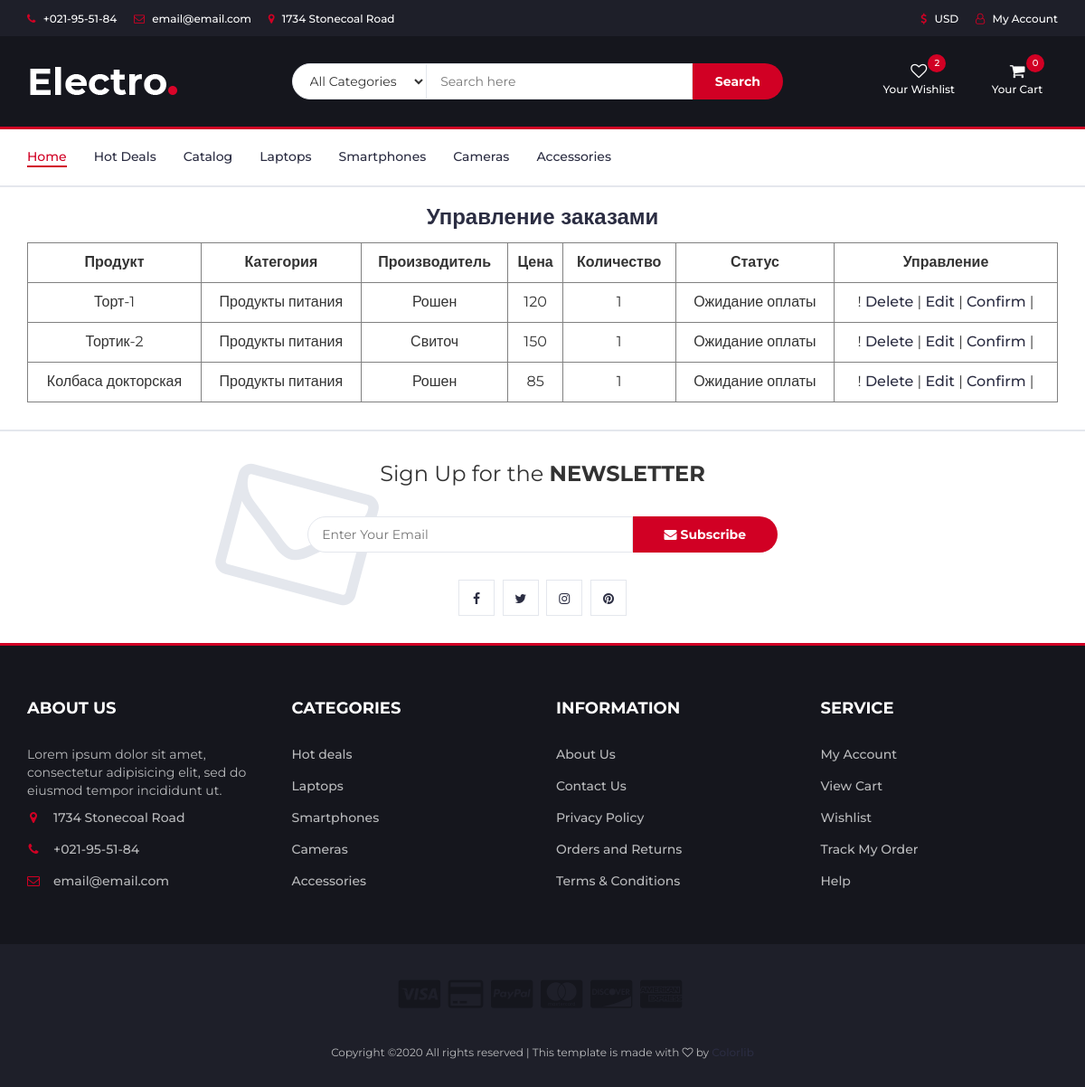
/basket/ (signed in), run on an earlier commit of the app's database.
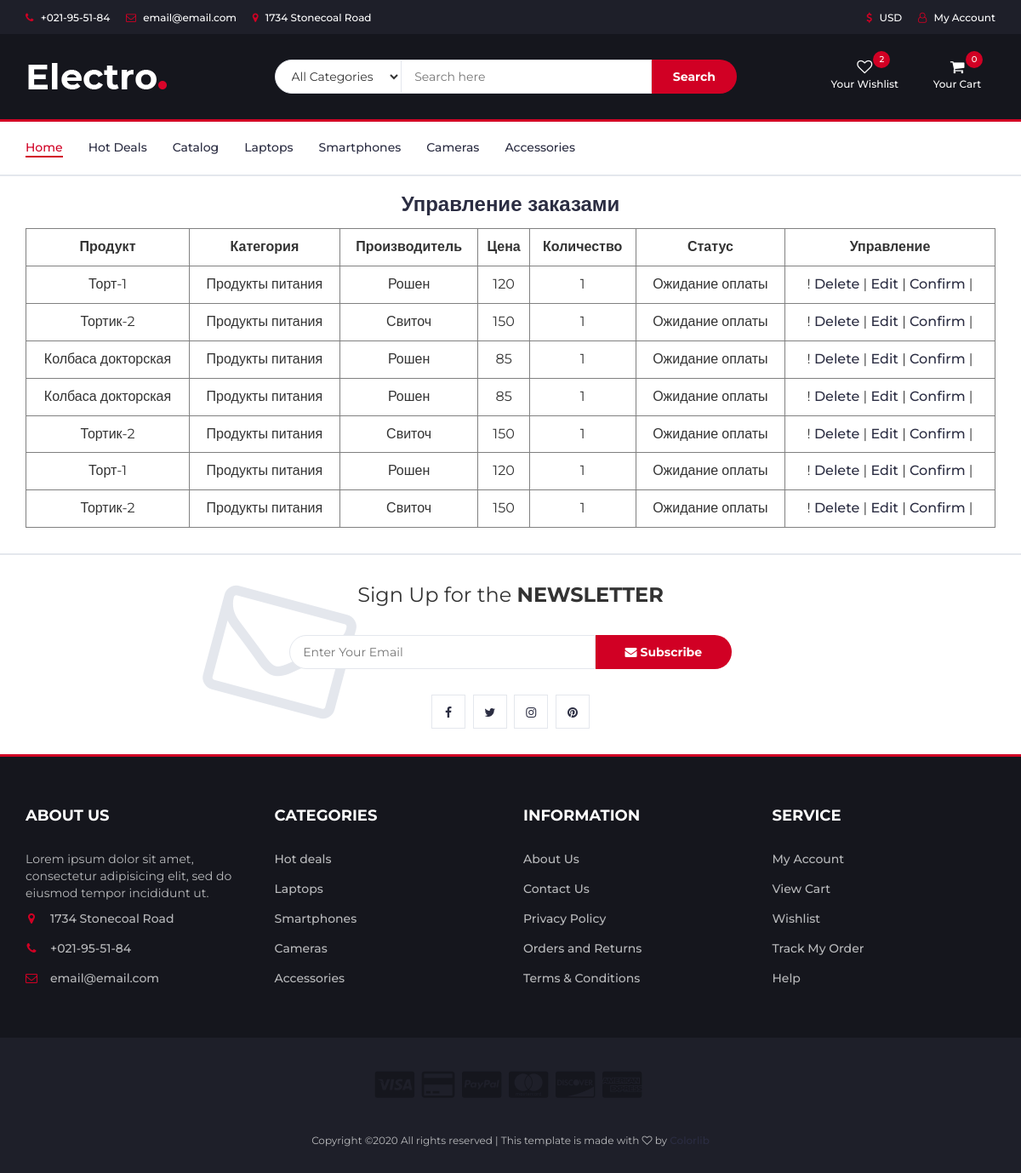
And on a later commit of the database.
### basket/models.py (models this page shows)
class Order(models.Model):
    count = models.PositiveIntegerField()
    status = models.ForeignKey(Status, on_delete=models.CASCADE)
    product = models.ForeignKey(Product, on_delete=models.CASCADE)
    user = models.ForeignKey(User, on_delete=models.CASCADE)

class Status(models.Model):
    name = models.CharField(max_length=255)

### catalog/models.py (models this page shows)
class Product(models.Model):
    name = models.CharField(max_length=255)
    price = models.PositiveIntegerField()
    count = models.PositiveIntegerField()
    description = models.TextField(max_length=512)
    photo = models.FileField(upload_to='goods_photo/')
    producer = models.ForeignKey(Producer, on_delete=models.CASCADE)
    category = models.ForeignKey(Category, on_delete=models.CASCADE)

class Category(models.Model):
    name = models.CharField(max_length=255)

class Producer(models.Model):
    name = models.CharField(max_length=255)

### basket/views.py (the view)
# urls.py: path('', index),
def index(request):
    uid = request.user.id
    orders = Order.objects.filter(user_id=uid)
    data = dict()
    data['orders'] = orders
    return render(request, 'basket/index.html', context=data)

### templates/basket/index.html (shortened to what this page needs)
{% extends 'layouts/base.html' %}
{% block content %}
    {% load static %}
    <link rel="stylesheet" href="{% static 'css/basket.css' %}">
    <div id="basket" class="container">
        <h3>Управление заказами</h3>
        <table border="1">
            <tr>
                <th>Продукт</th>
                <th>Категория</th>
                <th>Производитель</th>
                <th>Цена</th>
                <th>Количество</th>
                <th>Статус</th>
                <th>Управление</th>
            </tr>
            {% for order in orders %}
                <tr>
                    <td>{{ order.product.name }}</td>
                    <td>{{ order.product.category.name }}</td>
                    <td>{{ order.product.producer.name }}</td>
                    <td>{{ order.product.price }}</td>
                    <td>{{ order.count }}</td>
                    <td>{{ order.status.name }}</td>
                    <td>
                        !
                        <a href="/basket/delete/{{ order.id }}">Delete</a>
                        |
                        <a href="/basket/edit/{{ order.id }}">Edit</a>
                        |
                        <a href="/basket/confirm/{{ order.id }}">Confirm</a>
                        |
                    </td>
                </tr>
            {% endfor %}
        </table>
    </div>
{% endblock content %}

### templates/layouts/base.html (shortened to what this page needs)
<!DOCTYPE html>
{% load static %}
<html lang="en">
	<head>
		<link type="text/css" rel="stylesheet" href="{% static 'css/bootstrap.min.css' %}"/>
		<link type="text/css" rel="stylesheet" href="{% static 'css/slick.css' %}"/>
		<link type="text/css" rel="stylesheet" href="{% static 'css/slick-theme.css' %}"/>
		<link type="text/css" rel="stylesheet" href="{% static 'css/nouislider.min.css' %}"/>
		<link rel="stylesheet" href="{% static 'css/font-awesome.min.css' %}">
		<link type="text/css" rel="stylesheet" href="{% static 'css/style.css' %}"/>
    </head>
	<body>
		<header>
			<div id="top-header">
				<div class="container">
					<ul class="header-links pull-left">
						<li><a href="#"><i class="fa fa-phone"></i> +021-95-51-84</a></li>
						<li><a href="#"><i class="fa fa-envelope-o"></i> email@email.com</a></li>
						<li><a href="#"><i class="fa fa-map-marker"></i> 1734 Stonecoal Road</a></li>
					</ul>
					<ul class="header-links pull-right">
						<li><a href="#"><i class="fa fa-dollar"></i> USD</a></li>
						<li><a href="#"><i class="fa fa-user-o"></i> My Account</a></li>
					</ul>
				</div>
			</div>
			<div id="header">
				<div class="container">
					<div class="row">
						<div class="col-md-3">
							<div class="header-logo">
								<a href="#" class="logo">
									<img src="{% static 'img/logo.png' %}" alt="">
								</a>
							</div>
						</div>
						<div class="col-md-6">
							<div class="header-search">
								<form>
									<select class="input-select">
										<option value="0">All Categories</option>
									</select>
									<input class="input" placeholder="Search here">
									<button class="search-btn">Search</button>
								</form>
							</div>
						</div>
						<div class="col-md-3 clearfix">
							<div class="header-ctn">
								<div>
									<a href="#">
										<i class="fa fa-heart-o"></i>
										<span>Your Wishlist</span>
										<div class="qty">2</div>
									</a>
								</div>
								<div class="dropdown">
									<a class="dropdown-toggle" data-toggle="dropdown" aria-expanded="true">
										<i class="fa fa-shopping-cart"></i>
										<span>Your Cart</span>
										<div id="count" class="qty">0</div>
									</a>
								</div>
							</div>
						</div>
					</div>
				</div>
			</div>
		</header>
		<nav id="navigation">
			<div class="container">
				<div id="responsive-nav">
					<ul class="main-nav nav navbar-nav">
						<li class="active"><a href="/">Home</a></li>
						<li><a href="#">Hot Deals</a></li>
						<li><a href="/catalog">Catalog</a></li>
						<li><a href="#">Laptops</a></li>
						<li><a href="#">Smartphones</a></li>
						<li><a href="#">Cameras</a></li>
						<li><a href="#">Accessories</a></li>
					</ul>
				</div>
			</div>
		</nav>
		<main>
			{% block content %}{% endblock content %}
		</main>
		<div id="newsletter" class="section">
			<div class="container">
				<div class="row">
					<div class="col-md-12">
						<div class="newsletter">
							<p>Sign Up for the <strong>NEWSLETTER</strong></p>
							<form>
								<input class="input" type="email" placeholder="Enter Your Email">
								<button class="newsletter-btn"><i class="fa fa-envelope"></i> Subscribe</button>
							</form>
							<ul class="newsletter-follow">
								<li>
									<a href="#"><i class="fa fa-facebook"></i></a>
								</li>
								<li>
									<a href="#"><i class="fa fa-twitter"></i></a>
								</li>
								<li>
									<a href="#"><i class="fa fa-instagram"></i></a>
								</li>
								<li>
									<a href="#"><i class="fa fa-pinterest"></i></a>
								</li>
							</ul>
						</div>
					</div>
				</div>
			</div>
		</div>
		<footer id="footer">
			<div class="section">
				<div class="container">
					<div class="row">
						<div class="col-md-3 col-xs-6">
							<div class="footer">
								<h3 class="footer-title">About Us</h3>
								<p>Lorem ipsum dolor sit amet, consectetur adipisicing elit, sed do eiusmod tempor incididunt ut.</p>
								<ul class="footer-links">
									<li><a href="#"><i class="fa fa-map-marker"></i>1734 Stonecoal Road</a></li>
									<li><a href="#"><i class="fa fa-phone"></i>+021-95-51-84</a></li>
									<li><a href="#"><i class="fa fa-envelope-o"></i>email@email.com</a></li>
								</ul>
							</div>
						</div>
						<div class="col-md-3 col-xs-6">
							<div class="footer">
								<h3 class="footer-title">Categories</h3>
								<ul class="footer-links">
									<li><a href="#">Hot deals</a></li>
									<li><a href="#">Laptops</a></li>
									<li><a href="#">Smartphones</a></li>
									<li><a href="#">Cameras</a></li>
									<li><a href="#">Accessories</a></li>
								</ul>
							</div>
						</div>
						<div class="col-md-3 col-xs-6">
							<div class="footer">
								<h3 class="footer-title">Information</h3>
								<ul class="footer-links">
									<li><a href="#">About Us</a></li>
									<li><a href="#">Contact Us</a></li>
									<li><a href="#">Privacy Policy</a></li>
									<li><a href="#">Orders and Returns</a></li>
									<li><a href="#">Terms & Conditions</a></li>
								</ul>
							</div>
						</div>
						<div class="col-md-3 col-xs-6">
							<div class="footer">
								<h3 class="footer-title">Service</h3>
								<ul class="footer-links">
									<li><a href="#">My Account</a></li>
									<li><a href="#">View Cart</a></li>
									<li><a href="#">Wishlist</a></li>
									<li><a href="#">Track My Order</a></li>
									<li><a href="#">Help</a></li>
								</ul>
							</div>
						</div>
					</div>
				</div>
			</div>
			<div id="bottom-footer" class="section">
				<div class="container">
					<div class="row">
						<div class="col-md-12 text-center">
							<ul class="footer-payments">
								<li><a href="#"><i class="fa fa-cc-visa"></i></a></li>
								<li><a href="#"><i class="fa fa-credit-card"></i></a></li>
								<li><a href="#"><i class="fa fa-cc-paypal"></i></a></li>
								<li><a href="#"><i class="fa fa-cc-mastercard"></i></a></li>
								<li><a href="#"><i class="fa fa-cc-discover"></i></a></li>
								<li><a href="#"><i class="fa fa-cc-amex"></i></a></li>
							</ul>
							<span class="copyright">
								Copyright &copy;<script>document.write(new Date().getFullYear());</script> All rights reserved | This template is made with <i class="fa fa-heart-o" aria-hidden="true"></i> by <a href="https://colorlib.com" target="_blank">Colorlib</a>
							</span>
						</div>
					</div>
				</div>
			</div>
		</footer>
	</body>
</html>

### static/css/style.css (style rules this page uses)
body { font-family: 'Montserrat', sans-serif; font-weight: 400; color: #333; }
h1, h2, h3, h4, h5, h6 { color: #2B2D42; font-weight: 700; margin: 0 0 10px; }
a { color: #2B2D42; font-weight: 500; -webkit-transition: 0.2s color; transition: 0.2s color; }
ul, ol { margin: 0; padding: 0; list-style: none }
.input { height: 40px; padding: 0px 15px; border: 1px solid #E4E7ED; background-color: #FFF; width: 100%; }
.input-select { padding: 0px 15px; background: #FFF; border: 1px solid #E4E7ED; height: 40px; }
.section { padding-top: 30px; padding-bottom: 30px; }
#top-header { padding-top: 10px; padding-bottom: 10px; background-color: #1E1F29; }
.header-links li { display: inline-block; margin-right: 15px; font-size: 12px; }
.header-links li:last-child { margin-right: 0px; }
.header-links li a { color: #FFF; }
.header-links li i { color: #D10024; margin-right: 5px; }
#header { padding-top: 15px; padding-bottom: 15px; background-color: #15161D; }
.header-logo { float: left; }
.header-logo .logo img { display: block; }
.header-search { padding: 15px 0px; }
.header-search form { position: relative; }
.header-search form .input-select { margin-right: -4px; border-radius: 40px 0px 0px 40px; }
.header-search form .input { width: calc(100% - 260px); margin-right: -4px; }
.header-search form .search-btn { height: 40px; width: 100px; background: #D10024; color: #FFF; font-weight: 700; border: none; border-radius: 0px 40px 40px 0px; }
.header-ctn { float: right; padding: 15px 0px; }
.header-ctn>div { display: inline-block; }
.header-ctn>div+div { margin-left: 15px; }
.header-ctn>div>a { display: block; position: relative; width: 90px; text-align: center; color: #FFF; }
.header-ctn>div>a>i { display: block; font-size: 18px; }
.header-ctn>div>a>span { font-size: 12px; }
.header-ctn>div>a>.qty { position: absolute; right: 15px; top: -10px; width: 20px; height: 20px; line-height: 20px; text-align: center; border-radius: 50%; font-size: 10px; color: #FFF; background-color: #D10024; }
#navigation { background: #FFF; border-bottom: 2px solid #E4E7ED; border-top: 3px solid #D10024; }
.main-nav>li+li { margin-left: 30px }
.main-nav>li>a { padding: 20px 0px; }
.main-nav>li>a:hover, .main-nav>li>a:focus, .main-nav>li.active>a { color: #D10024; background-color: transparent; }
.main-nav>li>a:after { content: ""; display: block; width: 0%; height: 2px; background-color: #D10024; -webkit-transition: 0.2s all; transition: 0.2s all; }
.main-nav>li>a:hover:after, .main-nav>li>a:focus:after, .main-nav>li.active>a:after { width: 100%; }
#newsletter.section { border-top: 2px solid #E4E7ED; border-bottom: 3px solid #D10024; margin-top: 30px; }
.newsletter { text-align: center; }
.newsletter p { font-size: 24px; }
.newsletter form { position: relative; max-width: 520px; margin: 30px auto; }
.newsletter form:after { content: "\f003"; font-family: FontAwesome; position: absolute; font-size: 160px; color: #E4E7ED; top: 15px; -webkit-transform: translateY(-50%) rotate(15deg); -ms-transform: translateY(-50%) rotate(15deg); transform: translateY(-50%) rotate(15deg); z-index: -1; left: -90px; }
.newsletter form .input { width: calc(100% - 160px); margin-right: -4px; border-radius: 40px 0px 0px 40px; }
.newsletter form .newsletter-btn { width: 160px; height: 40px; font-weight: 700; background: #D10024; color: #FFF; border: none; border-radius: 0px 40px 40px 0px; }
.newsletter .newsletter-follow { text-align: center; }
.newsletter .newsletter-follow li { display: inline-block; margin-right: 5px; }
.newsletter .newsletter-follow li:last-child { margin-right: 0px; }
.newsletter .newsletter-follow li a { position: relative; display: block; width: 40px; height: 40px; text-align: center; line-height: 40px; border: 1px solid #E4E7ED; background-color: #FFF; -webkit-transition: 0.2s all; transition: 0.2s all; }
#footer { background: #15161D; color: #B9BABC; }
#bottom-footer { background: #1E1F29; }
.footer { margin: 30px 0px; }
.footer .footer-title { color: #FFF; text-transform: uppercase; font-size: 18px; margin: 0px 0px 30px; }
.footer-links li+li { margin-top: 15px; }
.footer-links li a { color: #B9BABC; }
.footer-links li i { margin-right: 15px; color: #D10024; width: 14px; text-align: center; }
.copyright { margin-top: 30px; display: block; font-size: 12px; }
.footer-payments li { display: inline-block; margin-right: 5px; }
.footer-payments li a { color: #15161D; font-size: 36px; display: block; }

What changed in the data, as far as the page shows it:
added Order: product.name "Колбаса докторская", product.category.name "Продукты питания", product.producer.name "Рошен", product.price "85", count "1", status.name "Ожидание оплаты"
added Order: product.name "Тортик-2", product.category.name "Продукты питания", product.producer.name "Свиточ", product.price "150", count "1", status.name "Ожидание оплаты"
added Order: product.name "Торт-1", product.category.name "Продукты питания", product.producer.name "Рошен", product.price "120", count "1", status.name "Ожидание оплаты"
added Order: product.name "Тортик-2", product.category.name "Продукты питания", product.producer.name "Свиточ", product.price "150", count "1", status.name "Ожидание оплаты"
